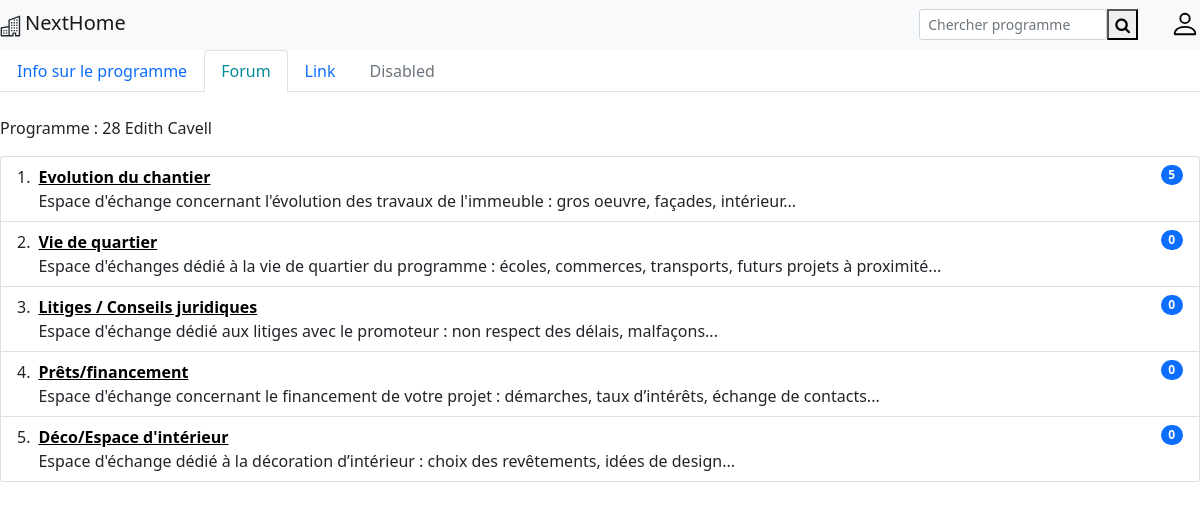
Screenshot of /monimmo/28-edith-cavell/2/themes with the database file from the repository.
### monimmo/models.py (models this page shows, shortened)
class Programme(models.Model):
    LIVRAISON_STATUTS = ((1, "En commercialisation"), (2, "En construction"), (3, "Terminé"))
    promoteur = models.ForeignKey(Promoteur, on_delete=models.CASCADE)
    nom = models.CharField(max_length=40)
    description = models.CharField(max_length=500, blank=True, null=True)
    date_livraison_ini = models.DateField("Date de livraison initiale")
    date_livraison_act = models.DateField("Date de livraison prévue", blank=True, null=True)
    statut = models.IntegerField(choices=LIVRAISON_STATUTS)
    slug = AutoSlugField(populate_from='nom', always_update=True, max_length=255, editable=True, blank=True)
    def get_absolute_url(self):
        return reverse('detail_programme',
                       args=[self.slug, self.pk])
    def get_absolute_url_themes(self):
        return reverse('consult_themes',
                       args=[self.slug, self.pk])

class Topic(models.Model):
    title = models.CharField(max_length=50)
    description = models.TextField(max_length=200)
    slug = AutoSlugField(populate_from='title', always_update=True, max_length=255, editable=True, blank=True)

### monimmo/views.py (the view)
# urls.py: path('<slug:slug>/<int:pk>/themes', Topic_view, name="consult_themes"),
def Topic_view(request, slug, pk ):
    Topic_display = Topic.objects.all()
    list_subcount = []
    for topic in Topic.objects.all():
        list_subcount.append(len(Subject.objects.filter(programme=pk,topic=topic.pk)))
    dict_context = {}
    dict_context["Topics"] = zip(Topic_display, list_subcount)
    dict_context["Programme"] = Programme.objects.get(pk=pk)
    return render(request, 'monimmo/pages/themes.html', dict_context)

### monimmo/templates/monimmo/pages/themes.html (shortened to what this page needs)
{% extends "monimmo/base.html" %}
{% load static %}
{% block content %}
<ul class="nav nav-tabs">
  <li class="nav-item">
    <a class="nav-link" href={{Programme.get_absolute_url}}>Info sur le programme</a>
  </li>
  <li class="nav-item">
    <a class="nav-link active" href="#">Forum</a>
  </li>
  <li class="nav-item">
    <a class="nav-link" href="#">Link</a>
  </li>
  <li class="nav-item">
    <a class="nav-link disabled" href="#" tabindex="-1" aria-disabled="true">Disabled</a>
  </li>
</ul>
<br>
<p> Programme : {{Programme.nom}}</p>
<ul class="list-group list-group-numbered">
    {% for topic, topic_count in Topics %}
  <li class="list-group-item d-flex justify-content-between align-items-start">
    <div class="ms-2 me-auto">
      <a class="fw-bold" href={{Programme.get_absolute_url_themes}}/{{topic.slug}}>{{topic.title}}</a>
      <br>
      {{topic.description}}
    </div>
    <span class="badge bg-primary rounded-pill">{{topic_count}}</span>
  </li>
     {% endfor %}
</ul>
{% endblock %}

### monimmo/static/monimmo/style.css (style rules this page uses)
a { color: black; }
.nav-link.active { color: #048B9A !important; }

### rows the page displays
Programme: nom "28 Edith Cavell"
Topic: title "Evolution du chantier", description "Espace d'échange concernant l'évolution des travaux de l'immeuble : gros oeuvre, façades, intérieur...", topic_count "5"
Topic: title "Vie de quartier", description "Espace d'échanges dédié à la vie de quartier du programme : écoles, commerces, transports, futurs projets à proximité...", topic_count "0"
Topic: title "Litiges / Conseils juridiques", description "Espace d'échange dédié aux litiges avec le promoteur : non respect des délais, malfaçons...", topic_count "0"
Topic: title "Prêts/financement", description "Espace d'échange concernant le financement de votre projet : démarches, taux d’intérêts, échange de contacts...", topic_count "0"
Topic: title "Déco/Espace d'intérieur", description "Espace d'échange dédié à la décoration d’intérieur : choix des revêtements, idées de design...", topic_count "0"
